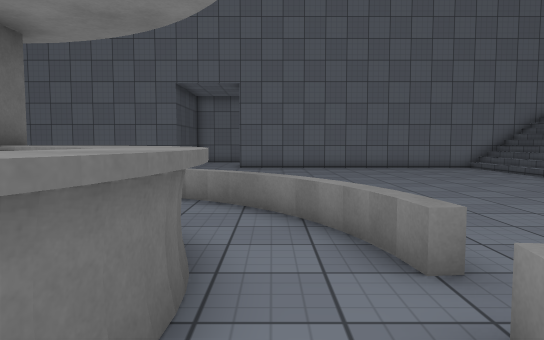
view 1 (above)

24 first-person views from a walk through a Unity game level. The camera is 1.2 m above the floor, tilts 4° down and sees 70° across. The floor is counted in squares, 1 m on a side. Each view is taken from the middle of a square. On the plan, view 1 faces up. The plan holds only what a view shows up to about 15 squares ahead; the rest is blank. The place goes on beyond the plan. The player is left out. Surface patterns are stand-ins for the level's own textures.

view 2
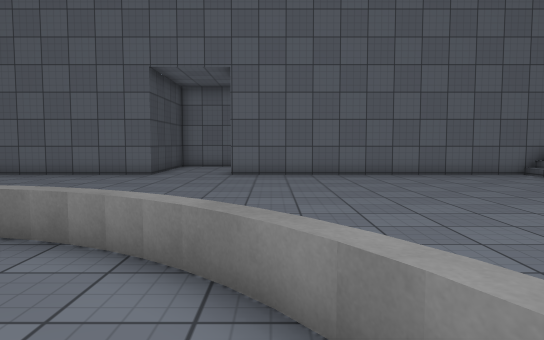

view 3
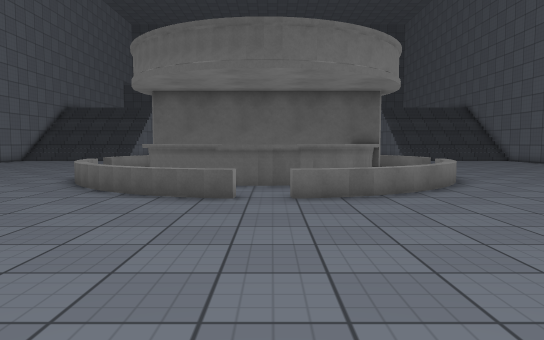

view 4
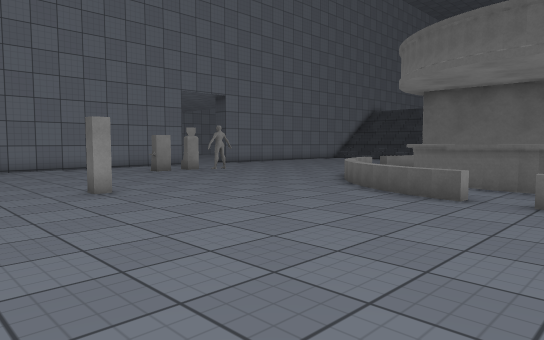

view 5
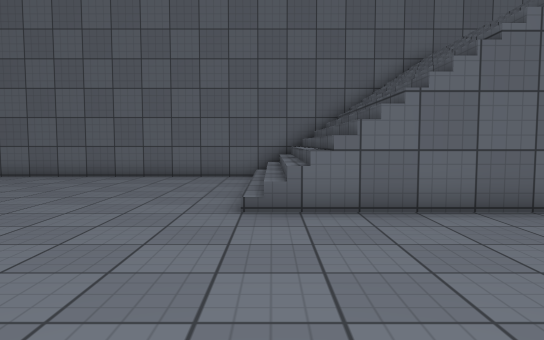

view 6
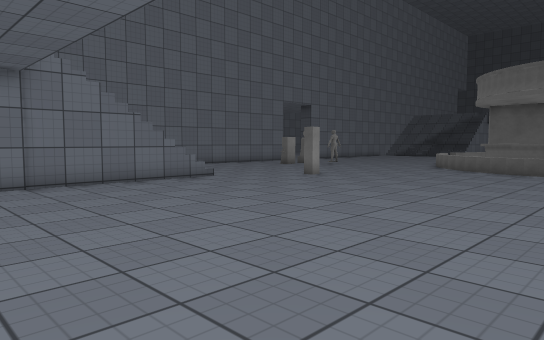

view 7
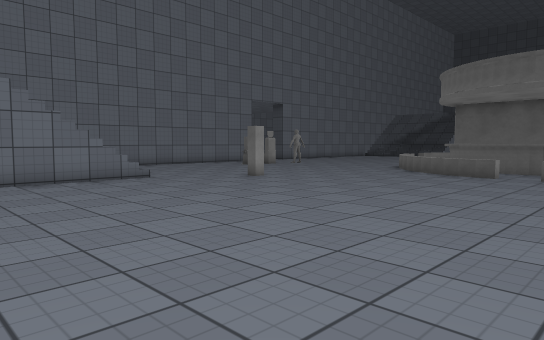

view 8
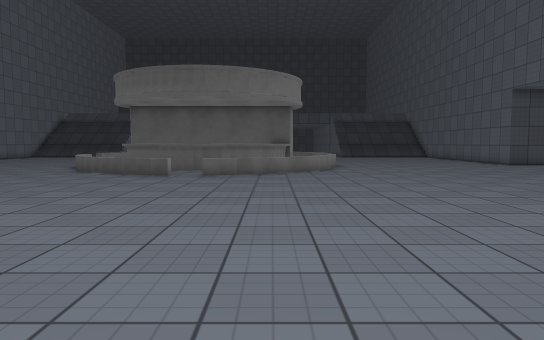

view 9
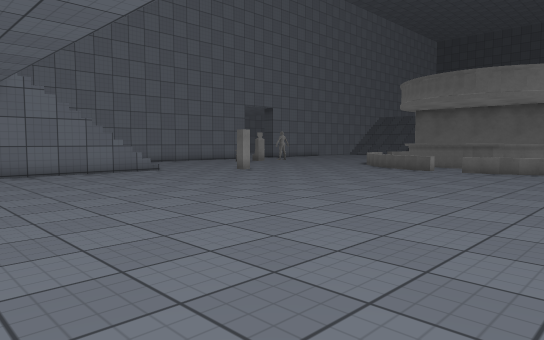

view 10
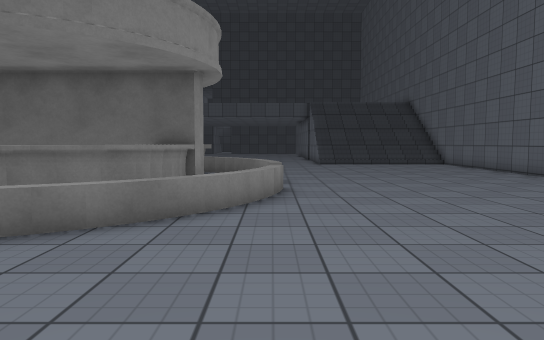

view 11
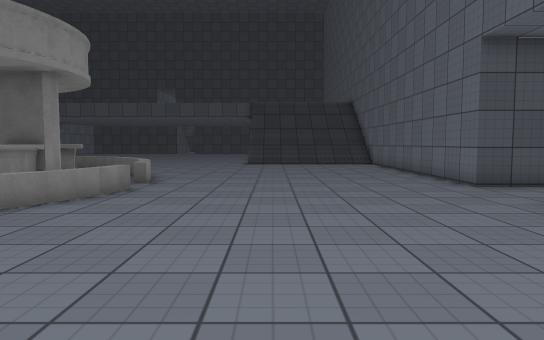

view 12
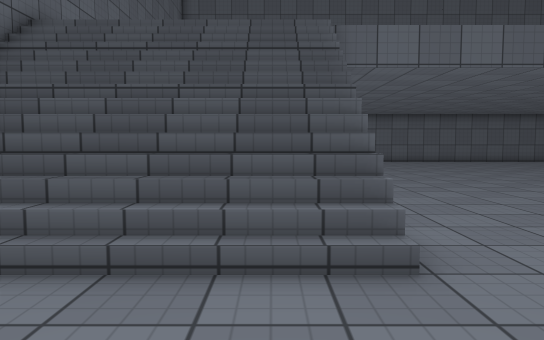

view 13
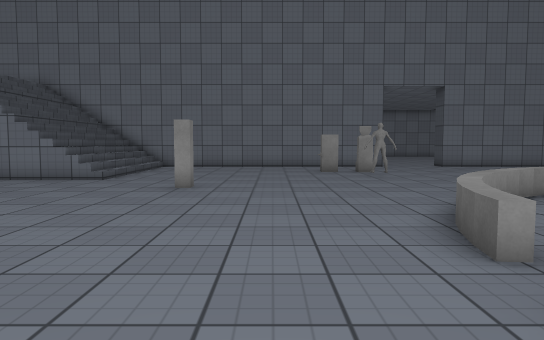

view 14
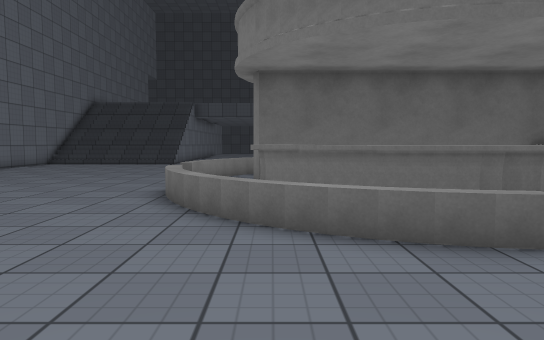

view 15
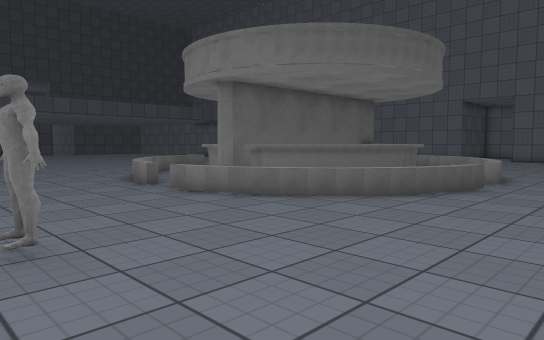

view 16
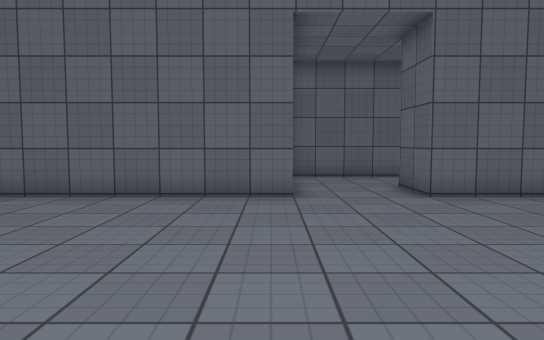

view 17
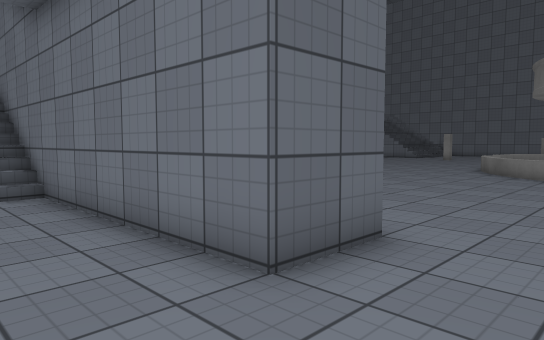

view 18
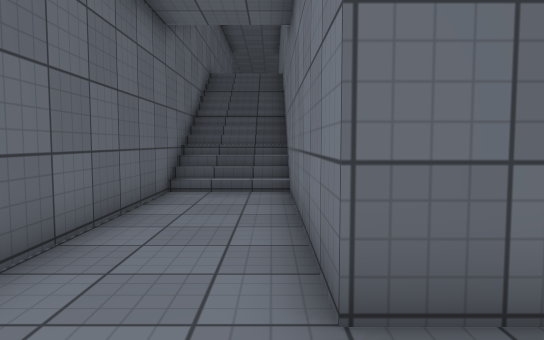

view 19
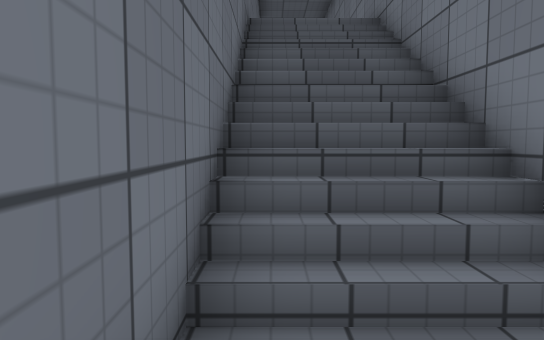

view 20
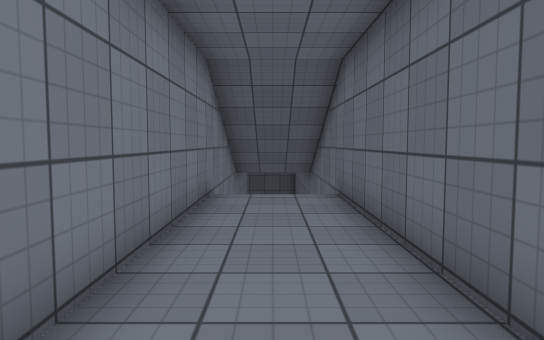

view 21
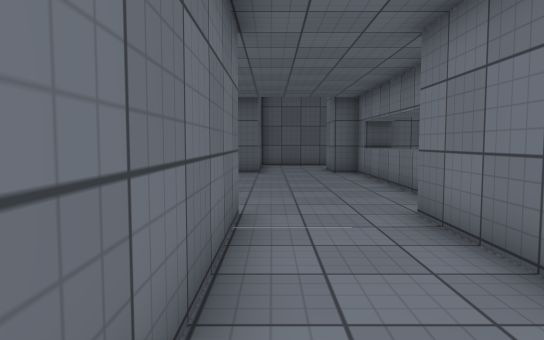

view 22
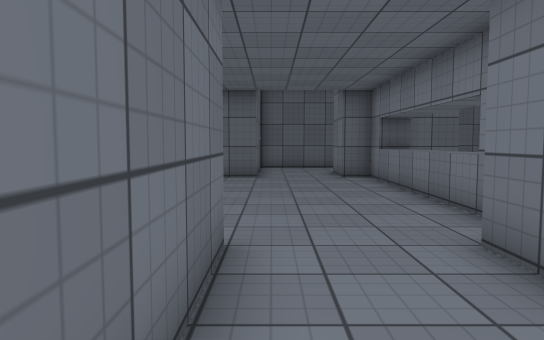

view 23
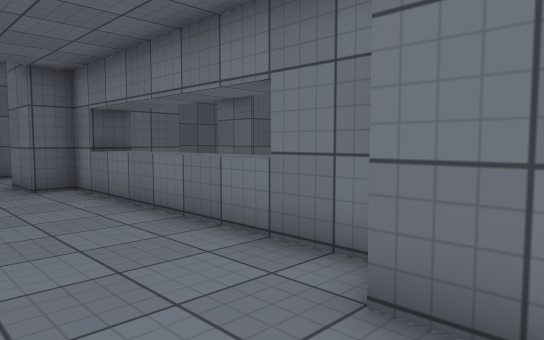

view 24
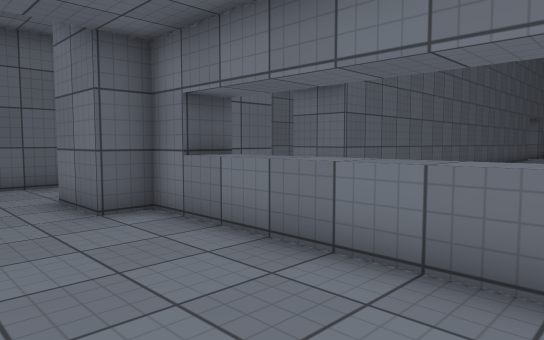

### Floor plan
Key: @ floor where view 1 was taken; # wall or solid block; . main floor; : floor 4 m higher than the main floor; / step, stairs or slope; = window, fence, low wall or low ledge; ^ raised ledge; O other object.
Columns run from 9 left of view 1 to 31 right of it. Each row starts with its distance up from view 1.
 24      ##########################:::::::::#
 23      ..........///////:::::::::::::::::::
 22      ..........///////:::::::::::::::::::
 21      ..........///////:::::::::::::::::::
 20     #...#######################:::::::::#
 19 #####...###################### ^^======##
 18 ...................//////               #
 17 ...................//////               #
 16 ...................//////
 15 ...................//////
 14 ...................//////
 13 ...................//////               #
 12 ...................//////               #
 11 ........................                #
 10 ..........................
  9 ..==.===......................
  8 ==    .==......................
  7 =# ^#^...=.....................
  6  ^^  ^^^..=....................
  5  ^   #.^^.=....................
  4      # ^^.==............... ...
  3      #  ^..................  ..
  2      #  ^.==...............
  1      # ^^.=................
  0   ^  #^^^@=................
 -1   ^^##^^#==................
 -2 ==# ###===.................
 -3 .=======...................
 -4 ...=.=.........O..........
 -5 ...............O..........
 -6 ..........................
 -7 ...................//////
 -8 .........OO......../////
 -9 ..... ............./////

Where each view was taken, in squares from view 1:
view 1: 0 up, 0 right, facing up
view 2: 4 up, 0 right, facing up
view 3: 3 up, 10 right, facing left
view 4: 5 up, 10 right, facing down-left
view 5: 5 up, 10 right, facing up
view 6: 5 up, 18 right, facing down-left
view 7: 6 up, 16 right, facing down-left
view 8: 6 up, 16 right, facing left
view 9: 9 up, 18 right, facing down-left
view 10: 9 up, 6 right, facing left
view 11: 13 up, 6 right, facing left
view 12: 13 up, 6 right, facing right
view 13: 6 up, 4 right, facing down
view 14: 1 down, 6 right, facing left
view 15: 9 down, 5 right, facing up-left
view 16: 10 up, 5 left, facing up
view 17: 23 up, 4 left, facing down-right
view 18: 21 up, 4 left, facing right
view 19: 23 up, 3 right, facing right
view 20: 22 up, 21 right, facing left
view 21: 23 up, 15 right, facing right
view 22: 23 up, 17 right, facing right
view 23: 23 up, 20 right, facing down-right
view 24: 23 up, 24 right, facing down-right
